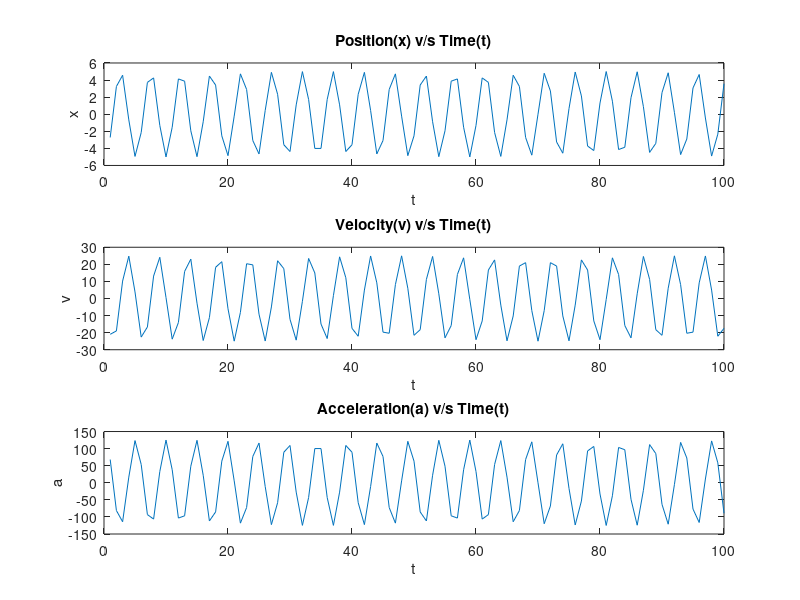
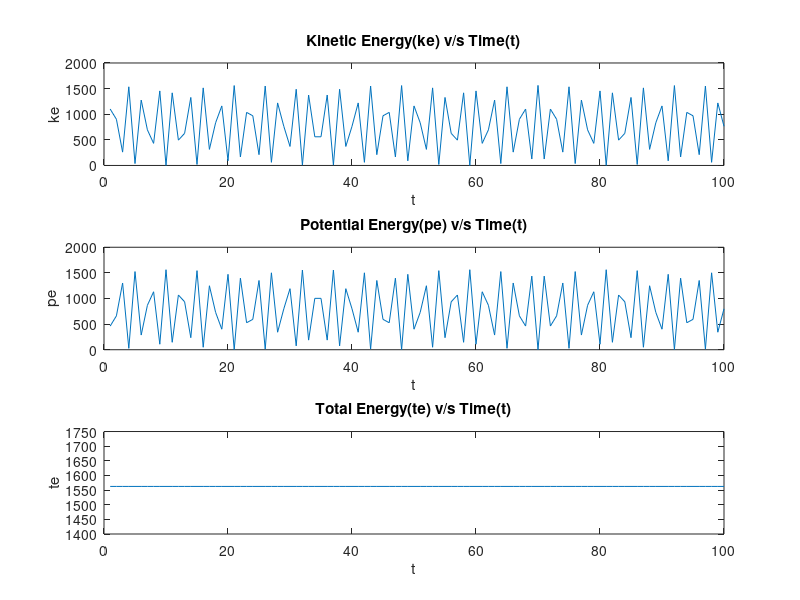

Write MATLAB code to recreate these figures, in order.
#Code for Experiment 1
#I19PH004 Keith Kamson Fernandes
#Simple Harmonic Motion

#intial values
#A=1, w=1, p=2, m=1
A = input("Enter the Amplitude = ");
w = input("Enter the Omega = ");
p = input("Enter the Pi = ");
m = input("Enter the Mass = ");

#calculating the proportionality constant k
k = m*w*w;

#creating empty matrices
x = []
v = []
a = []
t = []
ke = []
pe = []
te = []

#looping the equations to iterate from 1-100
for i=1:100,
  t(i) = i;
  x(i) = A*sin(w*t(i) + p);
  v(i) = A*w*cos(w*t(i) + p);
  a(i) = -A*w*w*sin(w*t(i) + p);
  ke(i) = 0.5*m*v(i)*v(i);
  pe(i) = 0.5*k*x(i)*x(i);
  te(i) = ke(i) + pe(i);
end;

#plots for x,v,a vs time
figure(1)
subplot(3,1,1)
plot(t,x)
xlabel('t')
ylabel('x')
title("Position(x) v/s Time(t)")

subplot(3,1,2)
plot(t,v)
xlabel('t')
ylabel('v')
title("Velocity(v) v/s Time(t)")

subplot(3,1,3)
plot(t,a)
xlabel('t')
ylabel('a')
title("Acceleration(a) v/s Time(t)")

print fig_i_4.jpg

#Plots for energy vs time 
figure(2)
subplot(3,1,1)
plot(t,ke)
xlabel('t')
ylabel('ke')
title("Kinetic Energy(ke) v/s Time(t)")

subplot(3,1,2)
plot(t,pe)
xlabel('t')
ylabel('pe')
title("Potential Energy(pe) v/s Time(t)")

subplot(3,1,3)
plot(t,te)
xlabel('t')
ylabel('te')
title("Total Energy(te) v/s Time(t)")

print fig_f_4.jpg

#to print values in an excel sheet
data = [t; x; v; a]';
dlmwrite('data_3.xlsx', data)